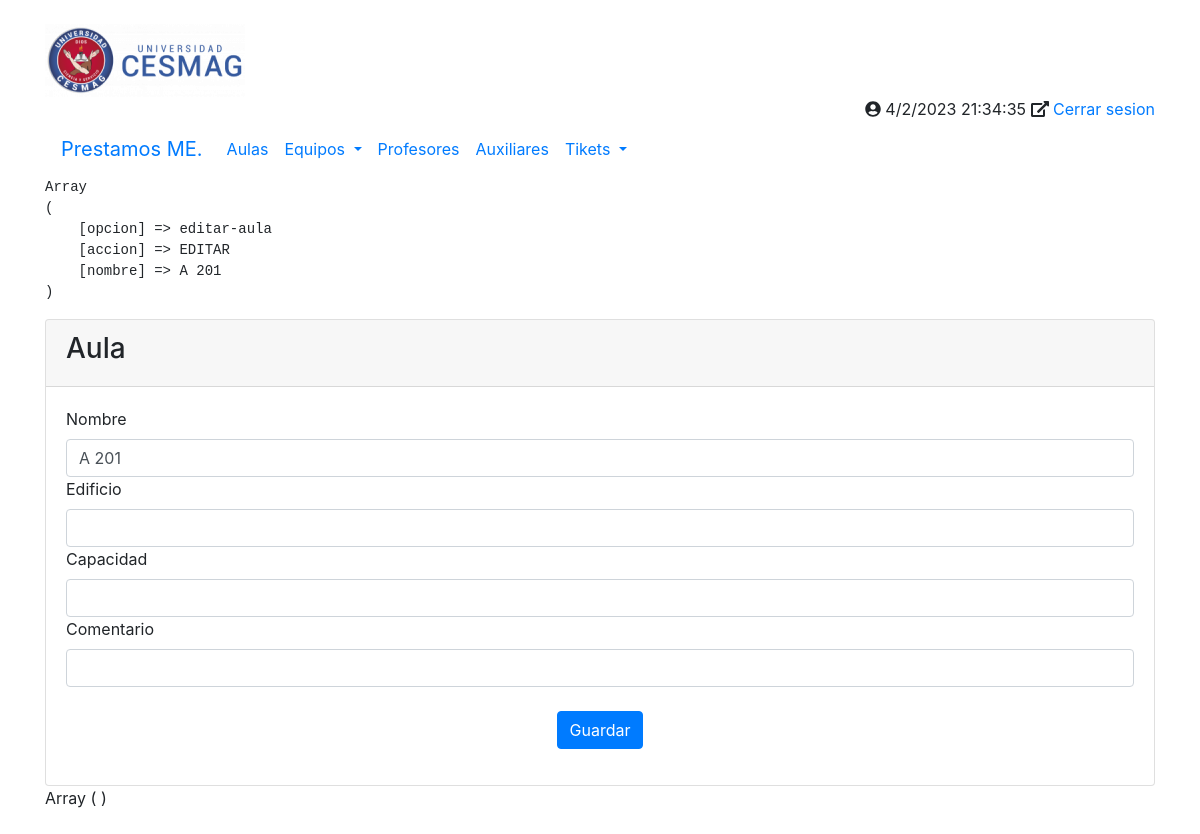
The app's page /principal.php?opcion=editar-aula&accion=EDITAR&nombre=A 201, older data.
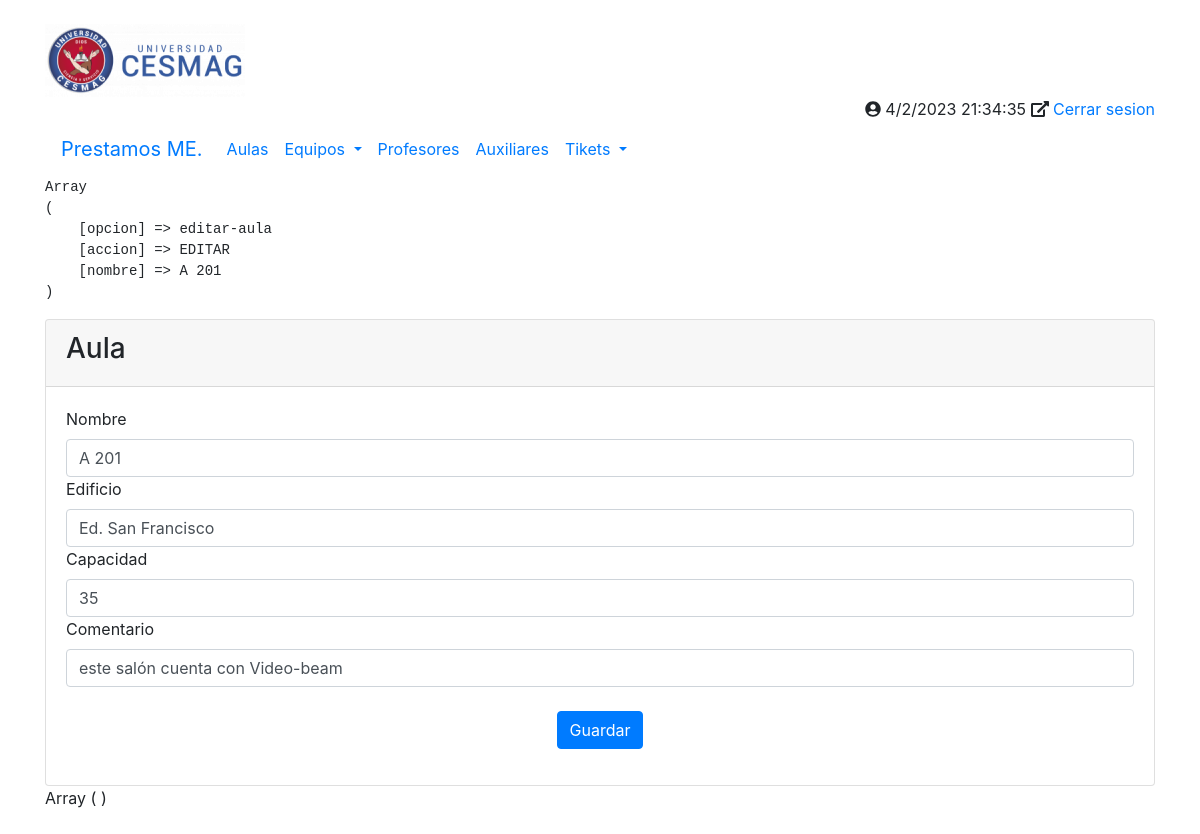
The same page, newer data.
### tables this page shows
CREATE TABLE `tbl_aulas` (
  `id` int(100) NOT NULL,
  `nombre` varchar(100) NOT NULL,
  `edificio` varchar(100) DEFAULT NULL,
  `capacidad` int(100) DEFAULT NULL,
  `comentario` varchar(500) DEFAULT NULL
);

### php/aulas/nueva_aula.php (the view, shortened to what this page needs)
<?php
echo "<pre>";
print_r($_REQUEST);
echo "</pre>";
$accion = $_GET['accion'];
$nombre     = $_GET['nombre'];
if ($accion == "ADICIONAR") {
    $id          = 00;
    $edificio    = "";
    $capacidad   = "";
    $comentario  = "";
} elseif ($accion == "EDITAR") {
    $conexion   = conectarBD();
    $sSQL       = "SELECT *  FROM tbl_aulas WHERE nombre = '$nombre';";
    $datos      = $conexion->query($sSQL);
    foreach ($datos as $fila) {
        $nombre           =  $fila['nombre'];
        $edificio         =  $fila['edificio'];
        $capacidad        =  $fila['capacidad'];
        $comentario       =  $fila['comentario'];
    }
}
?>
<div class"container">
    <div class="card">
        <div class="card-header">
            <h3>Aula</h3>
        </div>
        <div class="card-body">
            <form class="form-group" action="php/aulas/guardar.php" method="POST">
                <label>Nombre</label>
                <input type="text" name="nombre" class="form-control" value="<?php echo $nombre; ?>">
                <label>Edificio</label>
                <input type="text" name="edificio" class="form-control" value="<?php echo $edificio; ?>">
                <label>Capacidad</label>
                <input type="text" name="capacidad" class="form-control" value="<?php echo $capacidad; ?>">
                <label>Comentario</label>
                <input type="text" name="comentario" class="form-control" value="<?php echo $comentario; ?>">
                <center>
                    <br><button class="btn btn-primary">Guardar</button>
                </center>
            </form>
        </div>
    </div>
</div>
<?php
print_r($_POST);
?>

Row changes from the older to the newer data that the page shows:
added tbl_aulas: nombre "A 201", edificio "Ed. San Francisco", capacidad "35", comentario "este salón cuenta con Video-beam"
Text that changed along with them:
form field nombre: "A 201" → (not shown)
